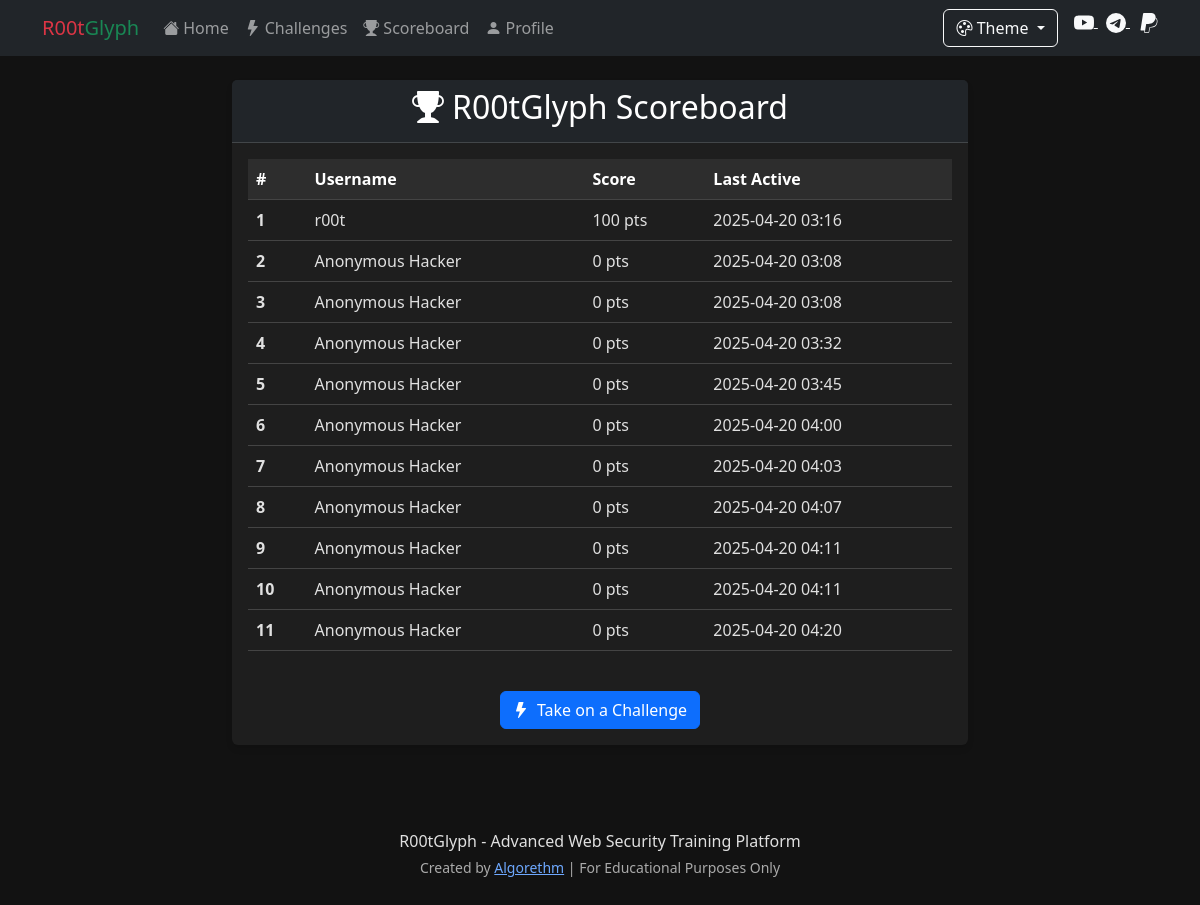
/scoreboard, run on an earlier commit of the app's database.
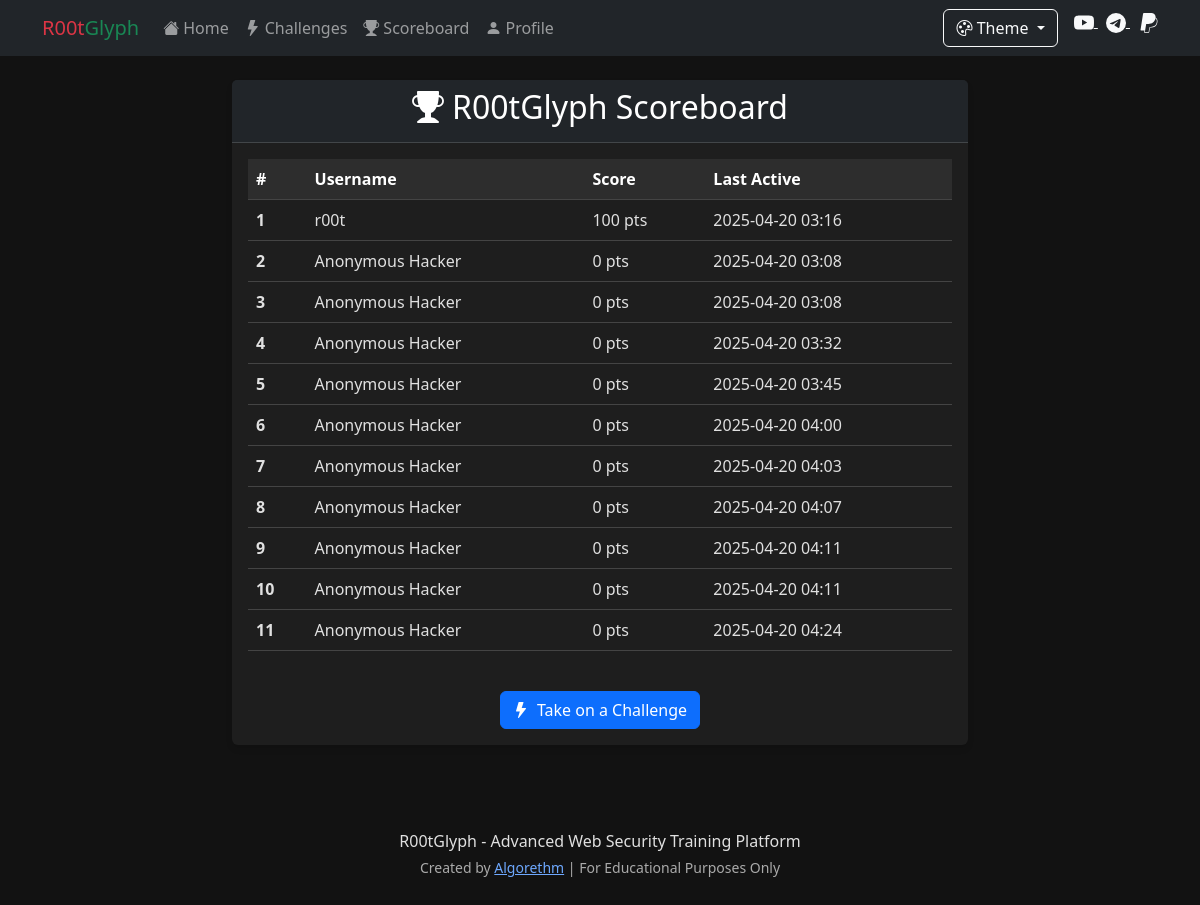
And on a later commit of the database.
### app.py (models this page shows)
class LocalUser(db.Model):
    id = db.Column(db.Integer, primary_key=True)
    username = db.Column(db.String(50), nullable=False, default='Hacker')
    display_name = db.Column(db.String(50), nullable=False, default='Anonymous Hacker')
    machine_id = db.Column(db.String(64), unique=True, nullable=False)
    score = db.Column(db.Integer, default=0)
    completed_challenges = db.Column(db.Text, default='[]')  # JSON string of completed challenge IDs
    created_at = db.Column(db.DateTime, default=datetime.utcnow)
    last_active = db.Column(db.DateTime, default=datetime.utcnow)

### app.py (the view)
@app.route('/scoreboard')
def scoreboard():
    top_users = LocalUser.query.order_by(LocalUser.score.desc()).limit(20).all()
    return render_template('scoreboard.html', users=top_users)

### templates/scoreboard.html (shortened to what this page needs)
{% extends 'base.html' %}
{% block content %}
<div class="row">
    <div class="col-md-8 offset-md-2">
        <div class="card">
            <div class="card-header bg-dark text-white">
                <h2 class="text-center"><i class="bi bi-trophy-fill me-2"></i>R00tGlyph Scoreboard</h2>
            </div>
            <div class="card-body">
                {% if users %}
                <div class="table-responsive">
                    <table class="table table-hover">
                        <thead class="table-dark">
                            <tr>
                                <th scope="col">#</th>
                                <th scope="col">Username</th>
                                <th scope="col">Score</th>
                                <th scope="col">Last Active</th>
                            </tr>
                        </thead>
                        <tbody>
                            {% for user in users %}
                            <tr {% if session.get('machine_id') == user.machine_id %}class="table-success"{% endif %}>
                                <th scope="row">{{ loop.index }}</th>
                                <td>{{ user.display_name }}</td>
                                <td>{{ user.score }} pts</td>
                                <td>{{ user.last_active.strftime('%Y-%m-%d %H:%M') }}</td>
                            </tr>
                            {% endfor %}
                        </tbody>
                    </table>
                </div>
                {% else %}
                <div class="alert alert-info">
                    <i class="bi bi-info-circle-fill me-2"></i>
                    No scores yet! Be the first to complete a challenge and earn points.
                </div>
                {% endif %}
                <div class="text-center mt-4">
                    <a href="{{ url_for('vulnerabilities') }}" class="btn btn-primary">
                        <i class="bi bi-lightning-fill me-2"></i>Take on a Challenge
                    </a>
                </div>
            </div>
        </div>
    </div>
</div>
{% endblock %}

### templates/base.html (shortened to what this page needs)
<!DOCTYPE html>
<html lang="en" data-bs-theme="{{ session.get('theme', 'dark') }}">
<head>
    <link rel="stylesheet" href="https://cdn.jsdelivr.net/npm/bootstrap@5.3.0/dist/css/bootstrap.min.css">
    <link rel="stylesheet" href="https://cdn.jsdelivr.net/npm/bootstrap-icons@1.11.1/font/bootstrap-icons.css">
    <link rel="stylesheet" href="{{ url_for('static', filename='css/style.css') }}">
</head>
<body>
    <nav class="navbar navbar-expand-lg navbar-dark bg-dark">
        <div class="container">
            <a class="navbar-brand" href="{{ url_for('index') }}"><span class="text-danger">R00t</span><span class="text-success">Glyph</span></a>
            <div class="collapse navbar-collapse" id="navbarNav">
                <ul class="navbar-nav me-auto">
                    <li class="nav-item">
                        <a class="nav-link" href="{{ url_for('index') }}"><i class="bi bi-house-fill me-1"></i>Home</a>
                    </li>
                    <li class="nav-item">
                        <a class="nav-link" href="{{ url_for('vulnerabilities') }}"><i class="bi bi-lightning-fill me-1"></i>Challenges</a>
                    </li>
                    <li class="nav-item">
                        <a class="nav-link" href="{{ url_for('scoreboard') }}"><i class="bi bi-trophy-fill me-1"></i>Scoreboard</a>
                    </li>
                    <li class="nav-item">
                        <a class="nav-link" href="{{ url_for('profile') }}"><i class="bi bi-person-fill me-1"></i>Profile</a>
                    </li>
                </ul>
                <div class="d-flex">
                    <div class="dropdown me-3">
                        <button class="btn btn-outline-light dropdown-toggle" type="button" id="themeDropdown" data-bs-toggle="dropdown" aria-expanded="false">
                            <i class="bi bi-palette"></i> Theme
                        </button>
                    </div>
                    <div class="social-icons">
                        <a href="https://youtube.com/@algorethm_" target="_blank" class="text-light me-2" title="YouTube">
                        </a>
                        <a href="https://t.me/hackerpwd1" target="_blank" class="text-light me-2" title="Telegram">
                        </a>
                        <a href="https://www.paypal.com/donate/?hosted_button_id=Z9HENP8G6PTD6" target="_blank" class="text-light" title="PayPal Donation">
                        </a>
                    </div>
                </div>
            </div>
        </div>
    </nav>
    <div class="container mt-4">
        {% block content %}{% endblock %}
    </div>
    <footer class="mt-5 py-3 text-center">
        <div class="container">
            <p class="mb-1">R00tGlyph - Advanced Web Security Training Platform</p>
            <p class="small text-muted">Created by <a href="https://youtube.com/@algorethm_" target="_blank">Algorethm</a> | For Educational Purposes Only</p>
        </div>
    </footer>
</body>
</html>

### static/css/style.css (style rules this page uses)
body { font-family: 'Segoe UI', Tahoma, Geneva, Verdana, sans-serif; }
.card { box-shadow: 0 4px 6px rgba(0, 0, 0, 0.1); margin-bottom: 20px; border: none; }
.card-header { font-weight: bold; }
footer { margin-top: 50px; }
.social-icons a { transition: all 0.3s ease; }
[data-bs-theme="dark"] { --bs-body-bg: #121212; --bs-body-color: #e0e0e0; --bs-primary-rgb: 13, 110, 253; --bs-secondary-rgb: 108, 117, 125; --bs-success-rgb: 25, 135, 84; --bs-info-rgb: 13, 202, 240; --bs-warning-rgb: 255, 193, 7; --bs-danger-rgb: 220, 53, 69; --bs-light-rgb: 248, 249, 250; --bs-dark-rgb: 33, 37, 41; }
[data-bs-theme="dark"] .card { background-color: #1e1e1e; border-color: #333; }
[data-bs-theme="dark"] .text-muted { color: #aaaaaa !important; }
[data-bs-theme="dark"] .table { --bs-table-color: #e0e0e0; --bs-table-bg: #1e1e1e; --bs-table-border-color: #444; }
[data-bs-theme="dark"] .table-dark { --bs-table-bg: #2d2d2d; --bs-table-border-color: #444; }

What changed in the data, as far as the page shows it:
changed LocalUser (number 11 of 11 on the later page): last_active "2025-04-20 04:20" → "2025-04-20 04:24"
